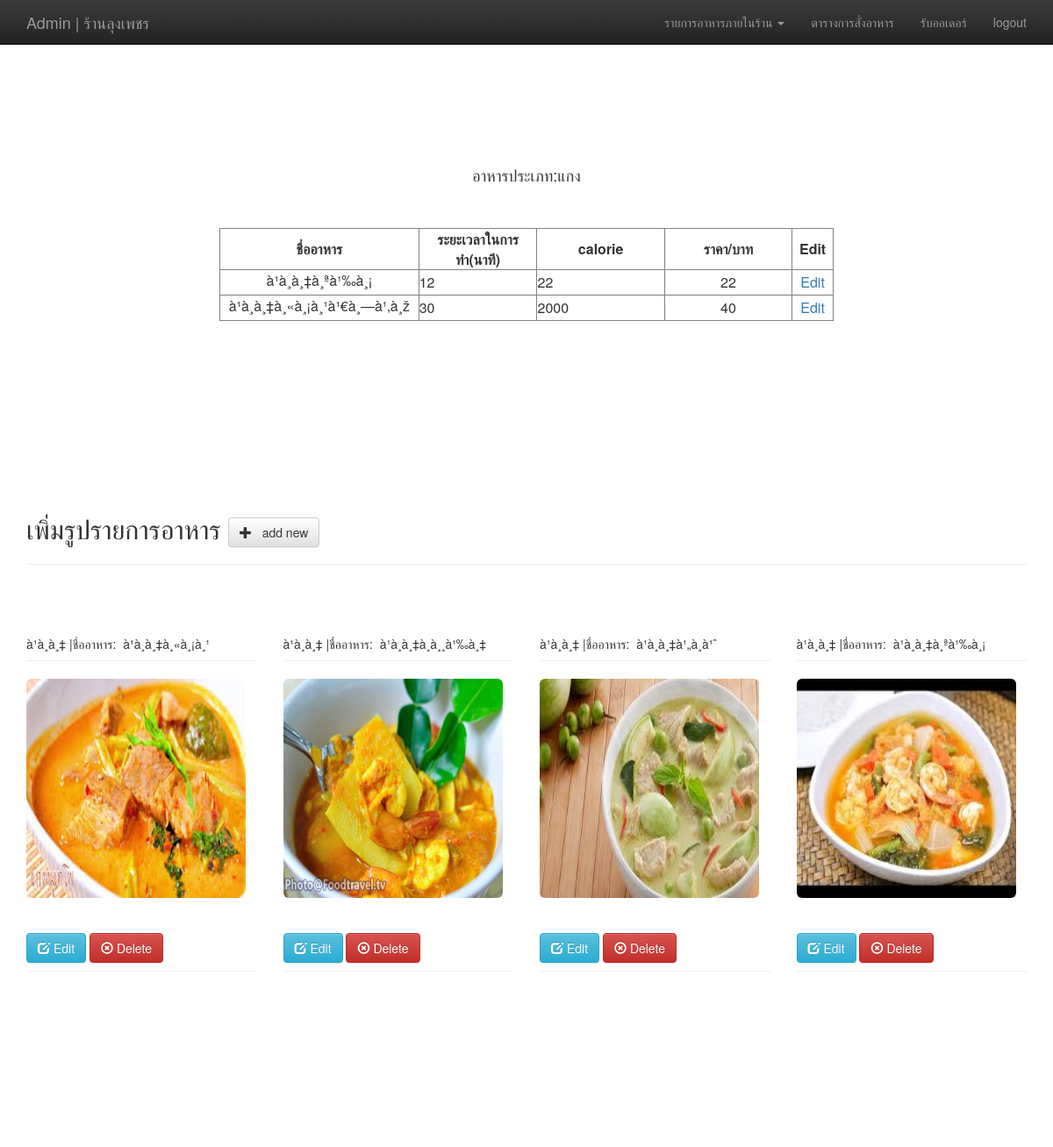
Before: /login/dw-db/edittype3.php (signed in) with the older database file.
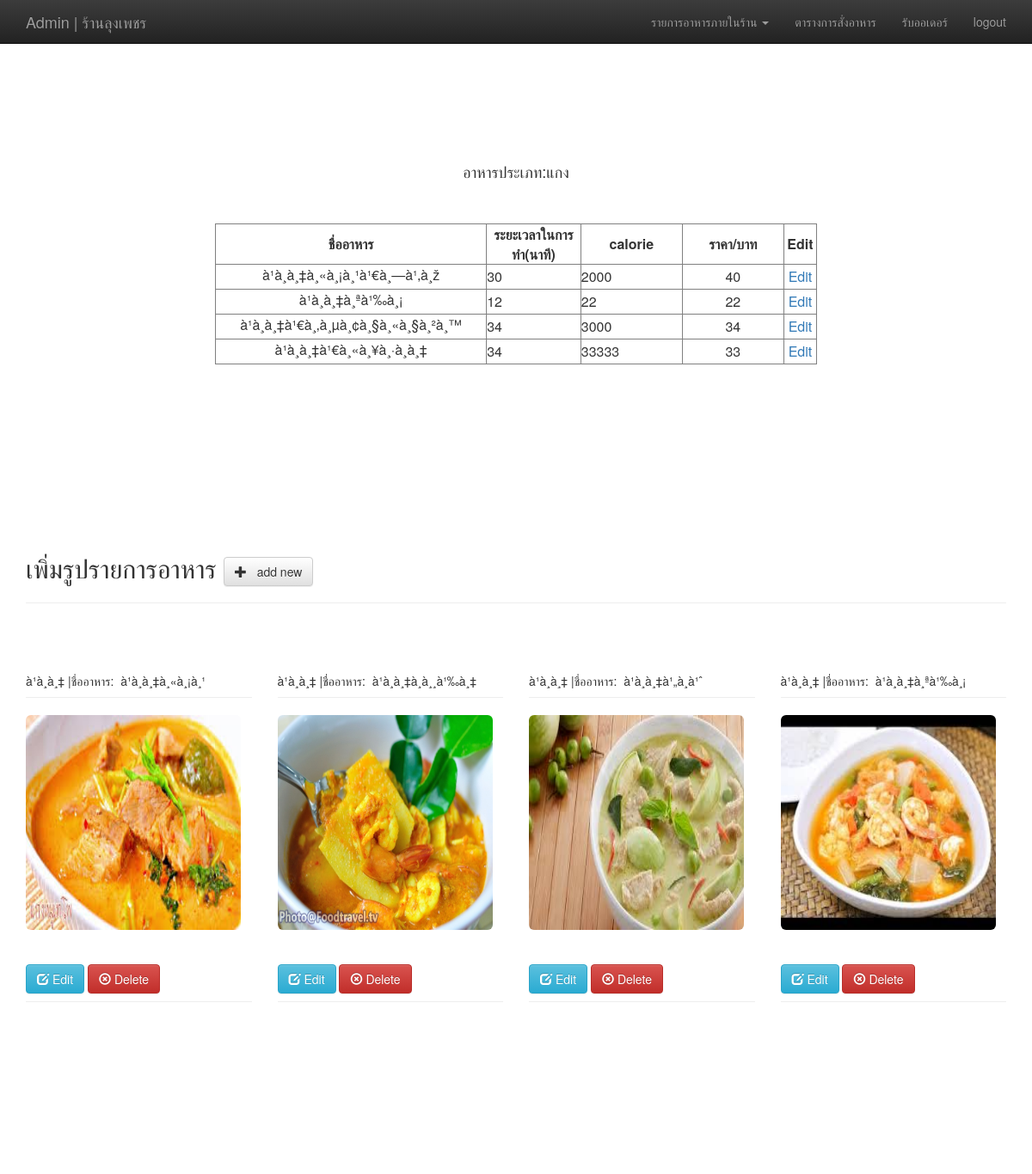
After: the same page with the newer database file.
### tables this page shows
CREATE TABLE `type3` (
  `name` varchar(45) NOT NULL,
  `type` varchar(45) NOT NULL,
  `calorie` varchar(45) NOT NULL,
  `price` int(11) NOT NULL
);

CREATE TABLE `tbl_users3` (
  `userID` int(11) NOT NULL,
  `userName` varchar(23) NOT NULL,
  `userProfession` varchar(23) NOT NULL,
  `userPic` varchar(23) NOT NULL
);

### login/dw-db/Restrict.php (called while the page is built, shortened)
<?php
$logoutAction = $_SERVER['PHP_SELF']."?doLogout=true";
?>

### login/dw-db/connecttype3.php (called while the page is built, shortened)
<?php
$strSQL = "SELECT * FROM type3";
$objQuery = mysql_query($strSQL) or die ("Error Query [".$strSQL."]");
?>

### login/dw-db/edittype3.php (the view, shortened to what this page needs)
<?php
include ("Restrict.php");
include("connecttype3.php");
require_once 'dbconfig.php';
?>
<html>
<head>
  <link rel="stylesheet" type="text/css" href="./css/bootstrap.css">
  <link rel="stylesheet" type="text/css" href="css.css">
<link rel="stylesheet" href="bootstrap/css/bootstrap.min.css">
<link rel="stylesheet" href="bootstrap/css/bootstrap-theme.min.css">
</head>
<body>
<nav id="scrollingNav" class="navbar navbar-inverse navbar-fixed-top" role= "navigation">
<div class="container">
    <div class="navbar-header">
      <a href="for-admin.php" class="navbar-brand"   >Admin | ร้านลุงเพชร</a>
    </div>
    <div class="collapse navbar-collapse" id="bs-example-navbar-collapse-1">
      <ul class="nav navbar-nav navbar-right">
        <li class="dropdown">
          <a href="#" class="dropdown-toggle" data-toggle="dropdown" role="button" aria-haspopup="true" aria-expanded="false">รายการอาหารภายในร้าน <span class="caret"></span></a>
        </li>
          <li><a href="#">ตารางการสั่งอาหาร</a></li>
            <li><a href="#">รับออเดอร์</a></li>
            <li><a href="<?php echo $logoutAction ?>">logout</a></li>
  </div>
</nav>
<br><br><br><br><br><br><br><br><br>
<div class="center">
<center><H4>อาหารประเภท:แกง</H4></center><br><br>
<center><table width="700" border="1">
  <tr>
    <th width="91"> <div align="center">ชื่ออาหาร </div></th>
    <th width="90"> <div align="center">ระยะเวลาในการทำ(นาที) </div></th>
    <th width="97"> <div align="center">calorie </div></th>
    <th width="97"> <div align="center">ราคา/บาท </div></th>
    <th width="30"> <div align="center">Edit </div></th>
  </tr></center>
<?php
while($objResult = mysql_fetch_array($objQuery))
{
?>
  <tr>
    <td><div align="center"><?php echo $objResult["name"];?></div></td>
    <td><?php echo $objResult["type"];?></td>
    <td><?php echo $objResult["calorie"];?></td>
    <td><div align="center"><?php echo $objResult["price"];?></div></td>
    <td align="center"><a href="phpMySQLEditRecordForm3.php?CusID=<?php echo $objResult["name"];?>">Edit</a></td>
  </tr>
<?php
}
?>
</table></div>
<br><br><br><br><br><br><br><br><br>
<div class="container">
  <div class="page-header">
      <h1 class="h2">เพิ่มรูปรายการอาหาร <a class="btn btn-default" href="addnew3.php"> <span class="glyphicon glyphicon-plus"></span> &nbsp; add new </a></h1>
    </div>
<br />
<div class="row">
<?php
  $stmt = $DB_con->prepare('SELECT userID, userName, userProfession, userPic FROM tbl_users3 ORDER BY userID DESC');
  $stmt->execute();
  if($stmt->rowCount() > 0)
  {
    while($row=$stmt->fetch(PDO::FETCH_ASSOC))
    {
      extract($row);
      ?>
      <div class="col-xs-3">
        <p class="page-header"><?php echo $userName."&nbsp;|ชื่ออาหาร:&nbsp; ".$userProfession; ?> </p>
        <img src="user_images3/<?php echo $row['userPic']; ?>" class="img-rounded" width="250px" height="250px" />
        <p class="page-header">
        <span>
        <a class="btn btn-info" href="editform3.php?edit_id=<?php echo $row['userID']; ?>" title="click for edit" onclick="return confirm('sure to edit ?')"><span class="glyphicon glyphicon-edit"></span> Edit</a>
        <a class="btn btn-danger" href="?delete_id=<?php echo $row['userID']; ?>" title="click for delete" onclick="return confirm('sure to delete ?')"><span class="glyphicon glyphicon-remove-circle"></span> Delete</a>
        </span>
        </p>
      </div>
      <?php
    }
  }
?>
</div>
<br><br><br><br><br><br><br><br><br>
</body>
</html>

Changed rows visible on the page:
shown differently, row unchanged: type3 "à¹à¸à¸‡à¸«à¸¡à¸¹à¹€à¸—à¹‚à¸ž": moves up the list
added type3: name "à¹à¸à¸‡à¹€à¸‚à¸µà¸¢à¸§à¸«à¸§à¸²à¸™", type "34", calorie "3000", price "34"
added type3: name "à¹à¸à¸‡à¹€à¸«à¸¥à¸·à¸­à¸‡", type "34", calorie "33333", price "33"
